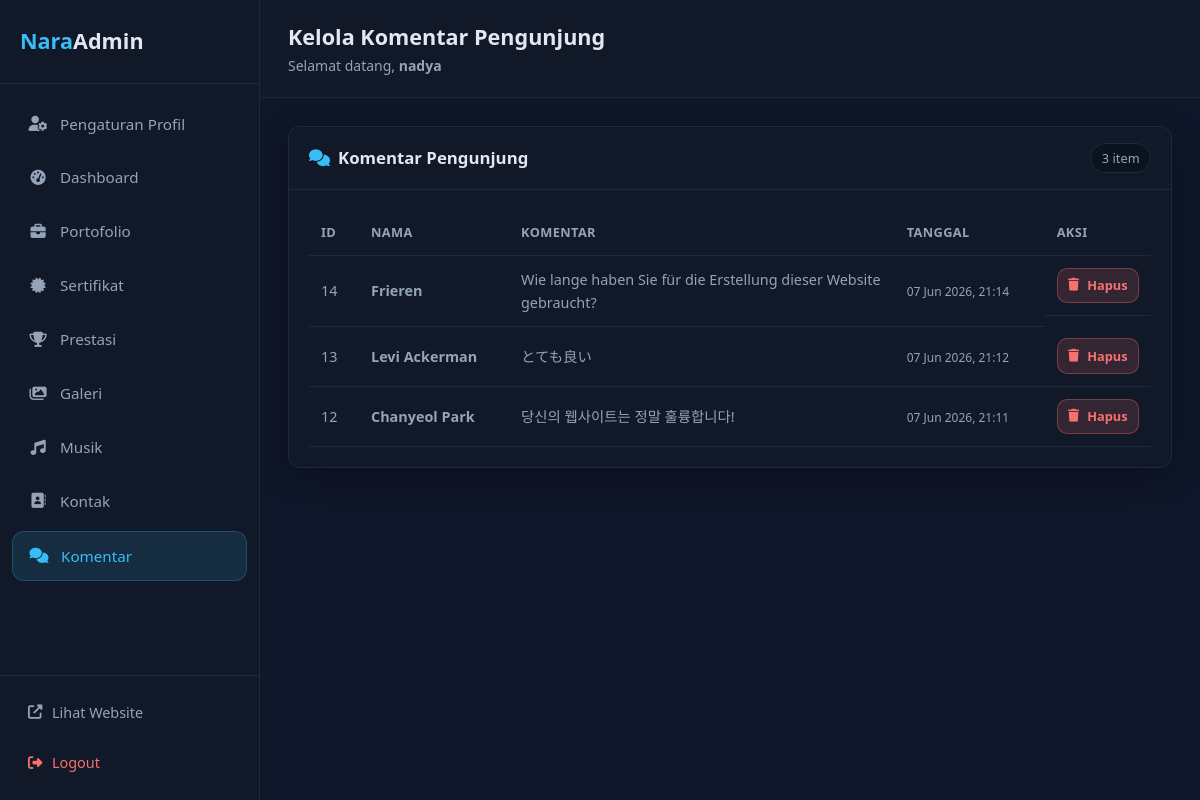
Page /admin/comments/index.php (signed in) on the committed database.
### tables this page shows
CREATE TABLE `comments` (
  `id` int(10) UNSIGNED NOT NULL,
  `nama` varchar(255) NOT NULL,
  `komentar` text NOT NULL,
  `created_at` timestamp NOT NULL DEFAULT current_timestamp()
);

### includes/comments.php (called while the page is built, shortened)
<?php
function getAllComments(): array
{
    $db = getDBConnection();
    $stmt = $db->query("SELECT * FROM comments ORDER BY created_at DESC");
    return $stmt->fetchAll();
}

### includes/functions.php (called while the page is built, shortened)
<?php
function e(?string $value): string
{
    return htmlspecialchars((string) $value, ENT_QUOTES, 'UTF-8');
}

### admin/includes/init.php (called while the page is built, shortened)
<?php
function adminBaseUrl(): string
{
    static $base = null;
    if ($base !== null) {
        return $base;
    }
    $docRoot = str_replace('\\', '/', realpath($_SERVER['DOCUMENT_ROOT']) ?: '');
    $adminDir = str_replace('\\', '/', realpath(ADMIN_FS_PATH) ?: ADMIN_FS_PATH);
    $base = rtrim(str_replace($docRoot, '', $adminDir), '/');
    return $base;
}
function adminUrl(string $path = ''): string
{
    $path = ltrim($path, '/');
    $base = adminBaseUrl();
    return $path === '' ? $base : $base . '/' . $path;
}

### admin/comments/index.php (the view, shortened to what this page needs)
<?php
require_once dirname(__DIR__) . '/includes/init.php';
$comments = getAllComments();
require dirname(__DIR__) . '/partials/layout-start.php';
?>
<div class="panel-card">
    <div class="panel-header panel-header-flex">
        <h2><i class="fas fa-comments"></i> Komentar Pengunjung</h2>
        <span class="badge-count"><?= count($comments) ?> item</span>
    </div>
    <div class="panel-body table-responsive">
        <?php if ($comments === []): ?>
            <p class="text-muted">Belum ada komentar dari pengunjung.</p>
        <?php else: ?>
            <table class="admin-table">
                <thead>
                    <tr>
                        <th style="width: 50px;">ID</th>
                        <th style="width: 150px;">Nama</th>
                        <th>Komentar</th>
                        <th style="width: 150px;">Tanggal</th>
                        <th style="width: 100px;">Aksi</th>
                    </tr>
                </thead>
                <tbody>
                    <?php foreach ($comments as $comment): ?>
                    <tr>
                        <td><?= (int) $comment['id'] ?></td>
                        <td><strong><?= e((string) $comment['nama']) ?></strong></td>
                        <td><?= nl2br(e((string) $comment['komentar'])) ?></td>
                        <td><small><?= date('d M Y, H:i', strtotime((string) $comment['created_at'])) ?></small></td>
                        <td class="table-actions">
                            <a href="<?= e(adminUrl('comments/delete.php?id=' . (int) $comment['id'])) ?>"
                               class="btn btn-sm btn-danger"
                               onclick="return confirm('Apakah Anda yakin ingin menghapus komentar ini?')">
                                <i class="fas fa-trash"></i> Hapus
                            </a>
                        </td>
                    </tr>
                    <?php endforeach; ?>
                </tbody>
            </table>
        <?php endif; ?>
    </div>
</div>
<?php require dirname(__DIR__) . '/partials/layout-end.php'; ?>

### admin/assets/css/admin.css (style rules this page uses)
:root { --admin-bg: #0f172a; --admin-bg-alt: #0b1220; --admin-card: #111827; --admin-card-hover: #1a2332; --admin-border: #1e293b; --admin-text: #e2e8f0; --admin-muted: #94a3b8; --admin-accent: #38bdf8; --admin-accent-hover: #0ea5e9; --admin-danger: #f87171; --admin-success: #4ade80; --admin-sidebar-w: 260px; --admin-radius: 12px; --admin-shadow: 0 8px 32px rgba(0, 0, 0, 0.35); --admin-font: 'Segoe UI', system-ui, -apple-system, sans-serif; }
*, *::before, *::after { box-sizing: border-box; margin: 0; padding: 0; }
html { font-size: 16px; }
body.admin-body { font-family: var(--admin-font); background: var(--admin-bg); color: var(--admin-text); line-height: 1.6; min-height: 100vh; }
a { color: var(--admin-accent); text-decoration: none; transition: color 0.2s; }
.panel-card { background: var(--admin-card); border: 1px solid var(--admin-border); border-radius: var(--admin-radius); margin-bottom: 1.25rem; box-shadow: var(--admin-shadow); overflow: hidden; }
.panel-header { padding: 1rem 1.25rem; border-bottom: 1px solid var(--admin-border); }
.panel-header h2 { font-size: 1.05rem; font-weight: 600; display: flex; align-items: center; gap: 0.5rem; }
.panel-header h2 i { color: var(--admin-accent); }
.panel-body { padding: 1.25rem; color: var(--admin-muted); }
.btn { display: inline-flex; align-items: center; justify-content: center; gap: 0.5rem; padding: 0.75rem 1.25rem; border: none; border-radius: 10px; font-size: 0.95rem; font-weight: 600; font-family: inherit; cursor: pointer; transition: background 0.2s, transform 0.15s; }
.panel-header-flex { display: flex; align-items: center; justify-content: space-between; gap: 1rem; }
.badge-count { font-size: 0.8rem; background: var(--admin-bg-alt); border: 1px solid var(--admin-border); padding: 0.25rem 0.65rem; border-radius: 999px; color: var(--admin-muted); }
.table-responsive { overflow-x: auto; }
.admin-table { width: 100%; border-collapse: collapse; font-size: 0.9rem; }
.admin-table th, .admin-table td { padding: 0.75rem; border-bottom: 1px solid var(--admin-border); text-align: left; vertical-align: middle; }
.admin-table th { color: var(--admin-muted); font-weight: 600; font-size: 0.8rem; text-transform: uppercase; letter-spacing: 0.03em; }
.table-actions { display: flex; gap: 0.4rem; align-items: center; }
.btn-sm { padding: 0.4rem 0.65rem; font-size: 0.8rem; }
.btn-danger { background: rgba(248, 113, 113, 0.15); color: var(--admin-danger); border: 1px solid rgba(248, 113, 113, 0.35); }

### rows in the picture
comments: id "14", nama "Frieren", komentar "Wie lange haben Sie für die Erstellung dieser Website gebraucht?", created_at "07 Jun 2026, 21:14"
comments: id "13", nama "Levi Ackerman", komentar "とても良い", created_at "07 Jun 2026, 21:12"
comments: id "12", nama "Chanyeol Park", komentar "당신의 웹사이트는 정말 훌륭합니다!", created_at "07 Jun 2026, 21:11"

### other values in the picture
$menuItem['label'] "Pengaturan Profil"
$menuItem['label'] "Dashboard"
$menuItem['label'] "Portofolio"
$menuItem['label'] "Sertifikat"
$menuItem['label'] "Prestasi"
$menuItem['label'] "Galeri"
$menuItem['label'] "Musik"
$menuItem['label'] "Kontak"
$menuItem['label'] "Komentar"
$pageTitle "Kelola Komentar Pengunjung"
currentAdminUsername() "nadya"
count($comments) "3"
